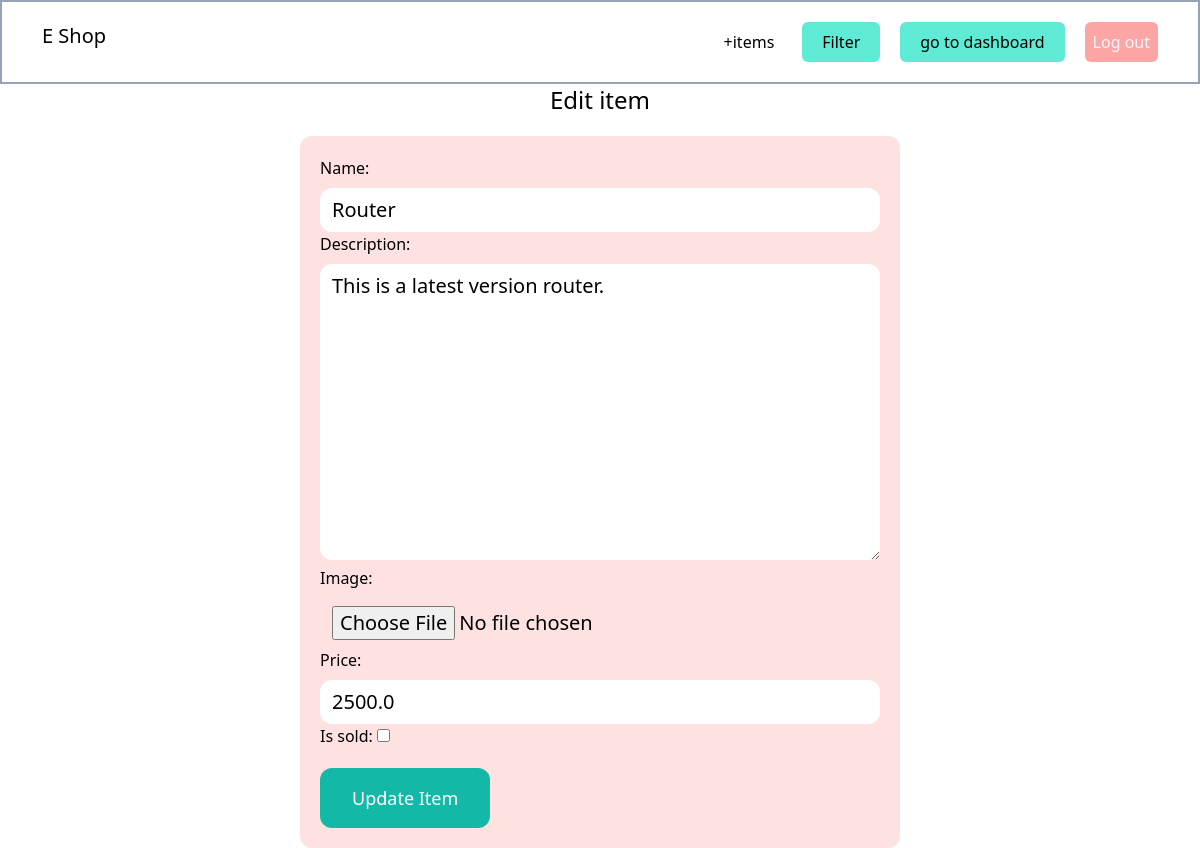
Screenshot of /items/10/edit/ (signed in) with the database file from the repository.
### item/models.py (models this page shows, shortened)
class Items(models.Model):
    Name = models.CharField(max_length=200)
    category = models.ForeignKey(Category, related_name='items', on_delete=models.CASCADE)
    description = models.TextField(blank=True, null=True)
    price = models.FloatField()
    image = models.ImageField(upload_to='product_images', blank=True, null=True)
    is_sold = models.BooleanField(default=False)
    created_at = models.DateTimeField(auto_now_add=True)
    created_by = models.ForeignKey(User, related_name = 'items', on_delete=models.CASCADE)
    class Meta:
        ordering = ['Name']
        verbose_name_plural = 'Items'

### item/views.py (the view)
# urls.py: path('<int:pk>/edit/', views.edit, name='edit'),
@login_required
def edit(request, pk):
    item = get_object_or_404(Items, pk=pk, created_by=request.user)
    if request.method == 'POST':
        form = EditItemForm(request.POST, request.FILES,instance=item)
        if form.is_valid():
            item.save()
            return redirect('item:detail', pk=item.id)
    else:
        form = EditItemForm(instance=item)
    return render(request, 'item/form.html', {
        'form': form,
        'title':'Edit item'
        })

### item/forms.py
class EditItemForm(forms.ModelForm):
    class Meta:
        model= Items
        fields = ('Name', 'description', 'image','price','is_sold')
        widgets ={
            'Name': forms.TextInput(attrs={'class':FORM_INPUT_CLASS}),
            'description': forms.Textarea(attrs={'class':FORM_INPUT_CLASS}),
            'image': forms.FileInput(attrs={'class':FORM_INPUT_CLASS}),
            'price': forms.TextInput(attrs={'class':FORM_INPUT_CLASS}),
        }

### item/templates/item/form.html (shortened to what this page needs)
{% extends 'mainapp/base.html' %}
{% block content %}
<h1 class="mb-5 text-2xl text-center">{{title}}</h1>
<form method="post" action="." enctype="multipart/form-data">
    <div class="w-1/2 mx-auto p-5 bg-red-100 rounded-xl">
        <div class="mx-auto w-full">
            {{ form.as_p }}
        </div>
        <button class="mt-5 py-4 px-8 text-lg bg-teal-500 hover:bg-teal-700 rounded-xl text-white">
            {% if form.new %}
                Create Item
            {% else %}
                Update Item
            {% endif %}
        </button>
    </div>
</form>
{% endblock%}

### rows the page displays
Items: Name "Router", description "This is a latest version router.", price "2500.0"

### other values shown
{{ title }} "Edit item"
